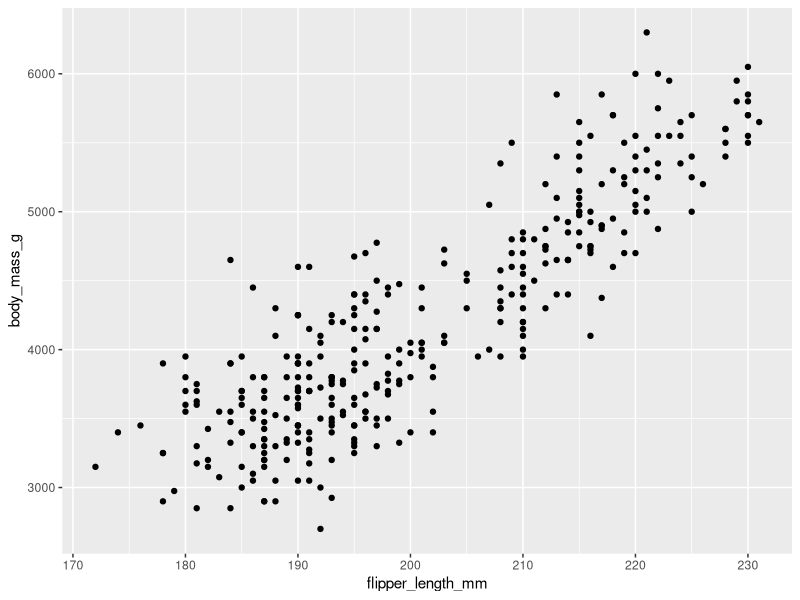
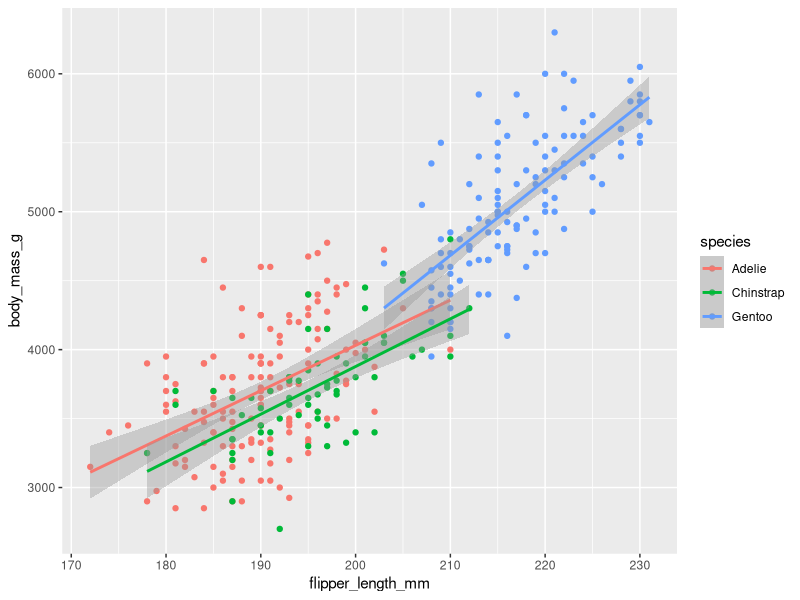
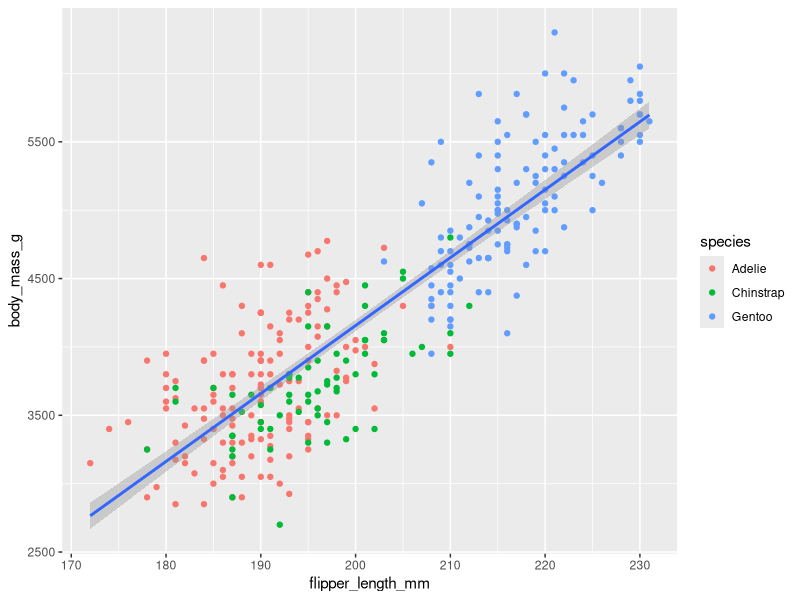
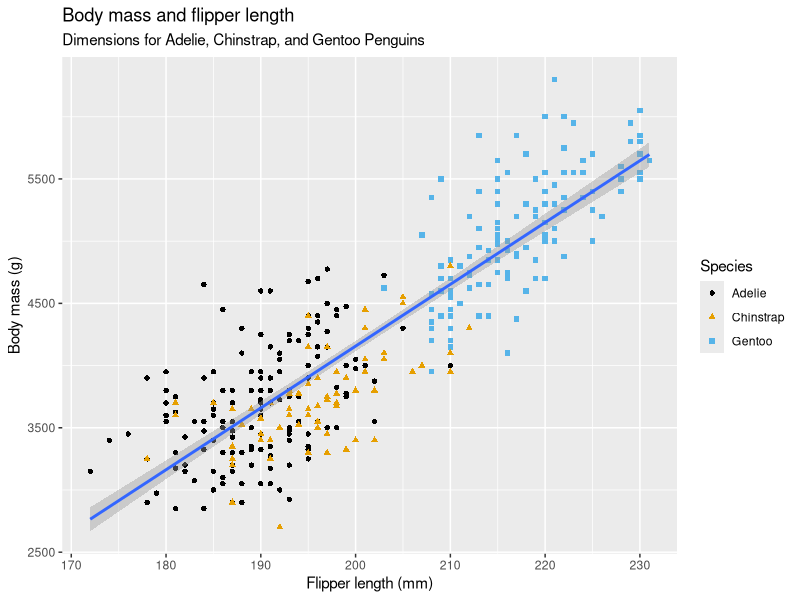
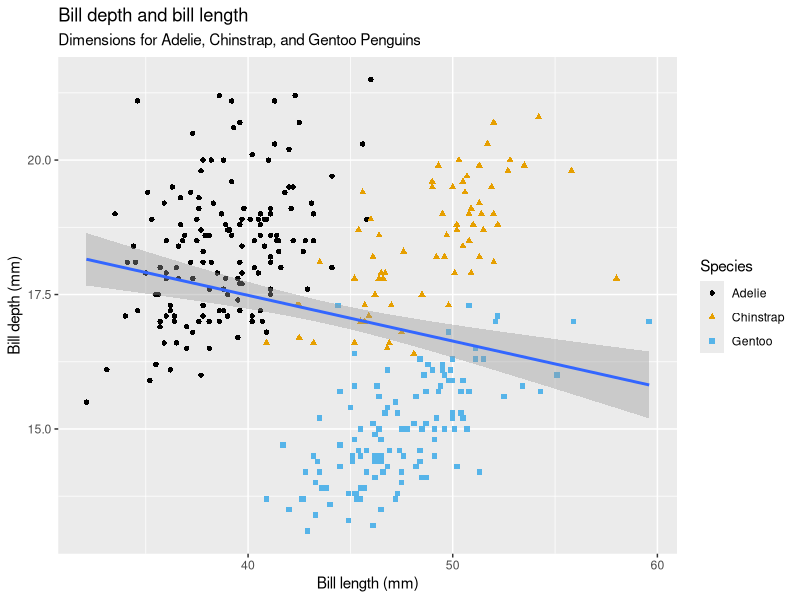
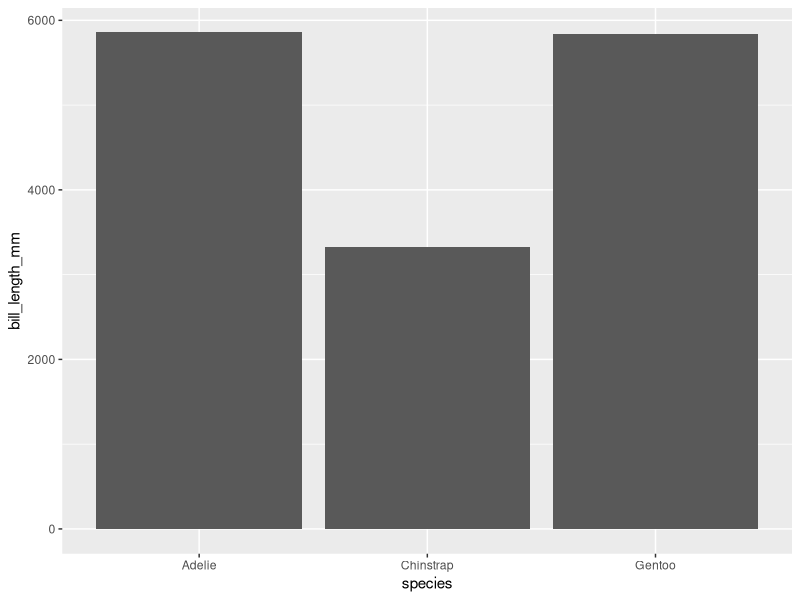
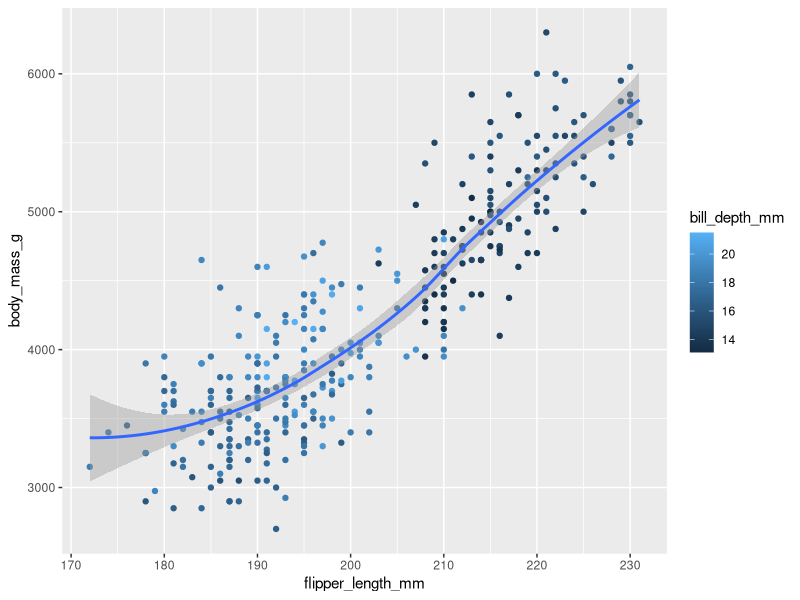
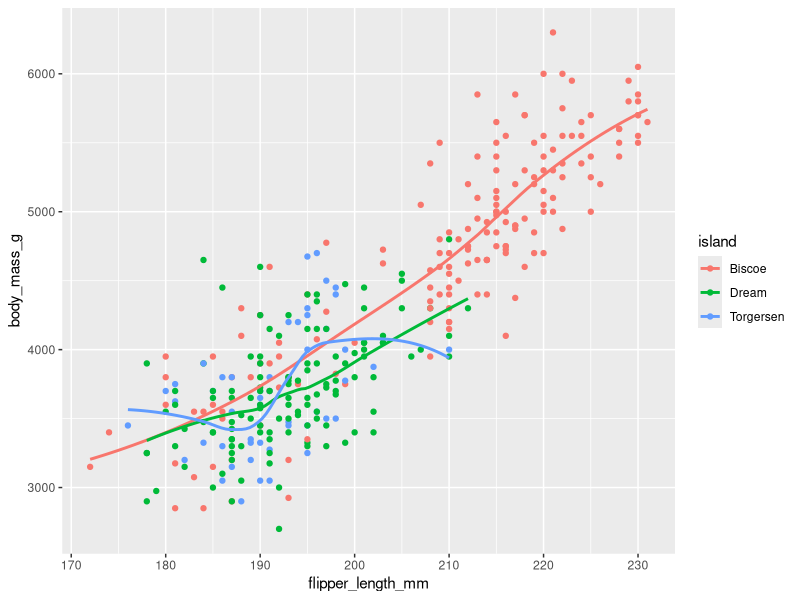

Write the R code that produced these figures, in order.
library(tidyverse)
# install.packages("palmerpenguins")
library(palmerpenguins)
penguins
glimpse(penguins)
# 2.2 First steps ####
## 2.2.3 Creating a ggplot ####
ggplot(data = penguins,
       mapping = aes(x = flipper_length_mm, y = body_mass_g)) +
  geom_point()

## 2.2.4 Adding aesthetics and layers ####
ggplot(data = penguins,
       mapping = aes(x = flipper_length_mm, y = body_mass_g, color = species)) +
  geom_point() +
  geom_smooth(method = "lm")

ggplot(data = penguins,
       mapping = aes(x = flipper_length_mm, y = body_mass_g)) +
  geom_point(mapping = aes(color = species)) +
  geom_smooth(method = "lm")

# install.packages("ggthemes")
library(ggthemes)
ggplot(data = penguins,
       mapping = aes(x = flipper_length_mm, y = body_mass_g)) +
  geom_point(mapping = aes(color = species, shape = species), na.rm = TRUE) +
  geom_smooth(method = "lm") +
  labs(
    title = "Body mass and flipper length",
    subtitle = "Dimensions for Adelie, Chinstrap, and Gentoo Penguins",
    x = "Flipper length (mm)", y = "Body mass (g)",
    color = "Species", shape = "Species"
  ) +
  scale_color_colorblind()

## 2.2.5 Exercises ####
nrow(penguins)
ncol(penguins)
?penguins
ggplot(data = penguins,
       mapping = aes(x = bill_length_mm, y = bill_depth_mm)) +
  geom_point(mapping = aes(color = species, shape = species)) +
  geom_smooth(method = "lm") +
  labs(
    title = "Bill depth and bill length",
    subtitle = "Dimensions for Adelie, Chinstrap, and Gentoo Penguins",
    x = "Bill length (mm)", y = "Bill depth (mm)",
    color = "Species", shape = "Species") +
  scale_color_colorblind()

ggplot(data = penguins,
       mapping = aes(x = species, y = bill_length_mm)) +
  geom_col()

ggplot(data = penguins,
       mapping = aes(x = flipper_length_mm, y = body_mass_g)) +
  geom_point(mapping = aes(color = bill_depth_mm), na.rm = TRUE) +
  geom_smooth()

ggplot(
  data = penguins,
  mapping = aes(x = flipper_length_mm, y = body_mass_g, color = island)
) +
  geom_point() +
  geom_smooth(se = FALSE)

ggplot(
  data = penguins,
  mapping = aes(x = flipper_length_mm, y = body_mass_g)
) +
  geom_point() +
  geom_smooth()

ggplot() +
  geom_point(
    data = penguins,
    mapping = aes(x = flipper_length_mm, y = body_mass_g)
  ) +
  geom_smooth(
    data = penguins,
    mapping = aes(x = flipper_length_mm, y = body_mass_g)
  )

# 2.3 ggplot2 calls ####
ggplot(
  data = penguins,
  mapping = aes(x = flipper_length_mm, y = body_mass_g)) + 
    geom_point()

ggplot(penguins, aes(x = flipper_length_mm, y = body_mass_g)) +
  geom_point()

penguins |>
  ggplot(aes(x = flipper_length_mm, y = body_mass_g)) +
  geom_point()

# 2.4 Visualizing distributions ####
## 2.4.1 A categorial variable ####
ggplot(penguins, aes(x = species)) +
  geom_bar()

ggplot(penguins, aes(x = fct_infreq(species))) +
  geom_bar()

## 2.4.2 A numerical variable ####
ggplot(penguins, aes(x = body_mass_g)) +
  geom_histogram(binwidth = 200)

ggplot(penguins, aes(x = body_mass_g)) +
  geom_density()

## 2.4.3 Exercises ####
ggplot(penguins, aes(y = fct_infreq(species))) +
  geom_bar()

ggplot(penguins, aes(x = species)) +
  geom_bar(color = "red")

ggplot(penguins, aes(x = species)) +
  geom_bar(fill = "red")

ggplot(penguins, aes(x = body_mass_g)) +
  geom_histogram(bins = 7)

ggplot(diamonds, aes(x = carat)) +
  geom_histogram()

# 2.5 Visualizing relationships ####
## 2.5.1 A numerical and a categorical variable ####
ggplot(penguins, aes(x = species, y = body_mass_g)) +
  geom_boxplot()

ggplot(penguins, aes(x = body_mass_g, color = species)) +
  geom_density(linewidth = 0.75)

ggplot(penguins, aes(x = body_mass_g, color = species, fill = species)) +
  geom_density(alpha = 0.5)

## 2.5.2 Two categorical variables ####
ggplot(penguins, aes(x = island, fill = species)) +
  geom_bar()

ggplot(penguins, aes(x = island, fill = species)) +
  geom_bar(position = "fill")

## 2.5.3 Two numerical variables ####
ggplot(penguins, aes(x = flipper_length_mm, y = body_mass_g)) +
  geom_point()

## 2.5.4 Three or more variables ####
ggplot(penguins, aes(x = flipper_length_mm, y = body_mass_g)) +
  geom_point(aes(color = species, shape = island))

ggplot(penguins, aes(x = flipper_length_mm, y = body_mass_g)) +
  geom_point(aes(color = species, shape = species)) +
  facet_wrap(~island)

## 2.5.5 Exercises ####
ggplot(mpg, aes(x = displ, y = hwy)) +
  geom_point(aes(color = hwy))

ggplot(
  data = penguins,
  mapping = aes(
    x = bill_length_mm, y = bill_depth_mm, 
     color = species
  )
) +
  geom_point() +
  labs(color = "Species")

ggplot(penguins, aes(x = island, fill = species)) +
  geom_bar(position = "fill")
ggplot(penguins, aes(x = species, fill = island)) +
  geom_bar(position = "fill")

# 2.6 Saving your plots ####
ggplot(penguins, aes(x = flipper_length_mm, y = body_mass_g)) +
  geom_point()
ggsave(filename = "penguin-plot.png")

ggplot(mpg, aes(x = class)) +
  geom_bar()
ggplot(mpg, aes(x = cty, y = hwy)) +
  geom_point()
ggsave("mpg-plot.png")
